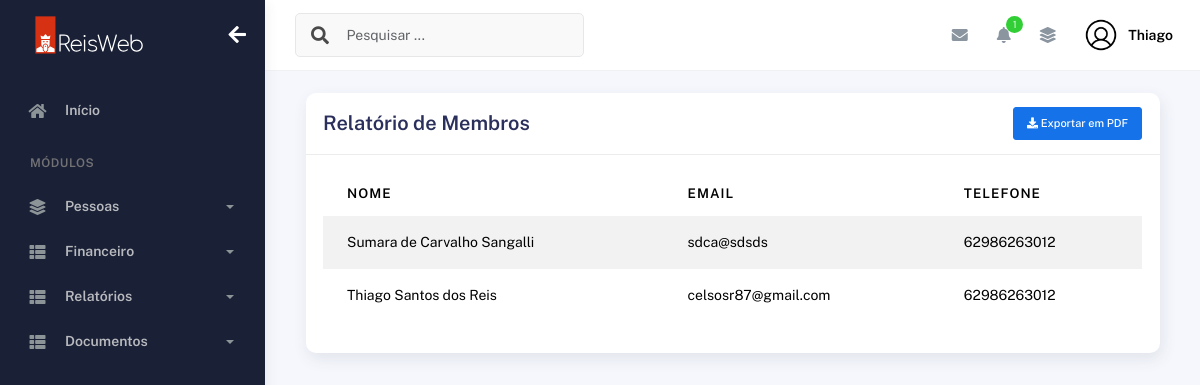
Page /relatorios/membrosrel/ (signed in) on the earlier database version.
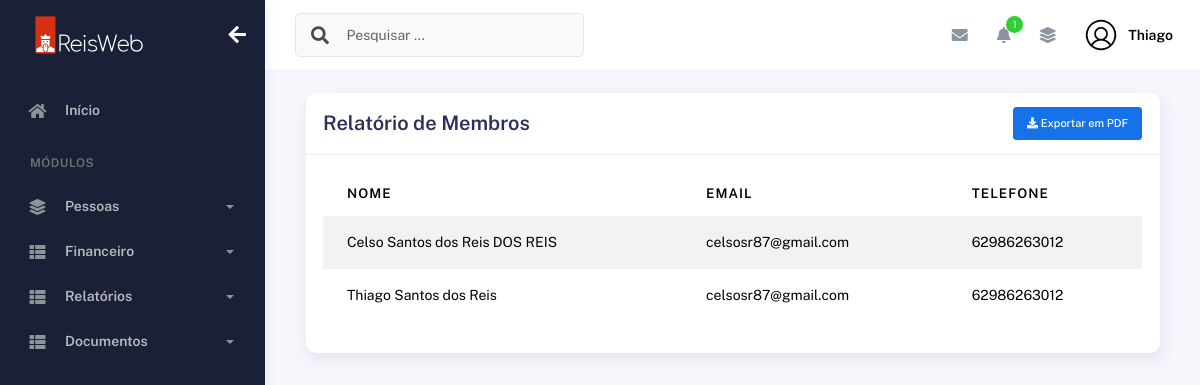
Same page on the later database version.
### plataformaigreja/models.py (models this page shows, shortened)
class Membros(models.Model):
    choices_sexo = (('F', 'Feminino'),
                    ('M', 'Masculino'))
    choices_cargo = (('A', 'Auxiliar'),
                     ('C', 'Congregado'),
                     ('Cr', 'Crianças'),
                     ('Da', 'Diaconisa'),
                     ('D', 'Diácono'),
                     ('E', 'Evangelista'),
                     ('J', 'Jovem'),
                     ('Mb', 'Membro'),
                     ('Mi', 'Missionário(a)'),
                     ('Pr', 'Pastor'),
                     ('P', 'Presbítero'))
    nome = models.CharField(max_length=50)
    sexo = models.CharField(max_length=1, choices=choices_sexo)
    cpf = models.CharField(max_length=20, blank=True, null=True)
    email = models.EmailField(blank=True, null=True)
    telefone = models.CharField(max_length=19, blank=True, null=True)
    endereco = models.CharField(max_length=100, blank=True, null=True)
    foto = models.ImageField(upload_to="img_membros", null=True, blank=True)
    data_nascimento = models.DateField(null=True, blank=True)
    data_batismo = models.DateField(null=True, blank=True)
    cargo = models.CharField(max_length=2, choices=choices_cargo)
    pastor = models.ForeignKey(
        User,
        on_delete=models.CASCADE
    )

### plataformarelatorios/views.py (the view)
# urls.py: path('membrosrel/', visualizar_relatorio_membros, name='visualizar_relatorio_membros'),
@login_required(login_url='/usuarios/login')
def visualizar_relatorio_membros(request):
    membros = Membros.objects.filter(pastor=request.user).order_by("nome")
    return render(request, 'relatorio_membros.html', {'membros': membros})

### plataformarelatorios/templates/relatorio_membros.html (shortened to what this page needs)
{% extends "bases/base_plataformaigreja.html" %}
{% load static %}
{% block 'conteudo' %}
  <div class="container">
    <div class="page-inner">
      <div class="col-md-12">
        <div class="card">
            <div class="card-header">
                <div class="d-flex align-items-center">
                    <h4 class="card-title">Relatório de Membros</h4>
                    <a href="{% url 'gerar_relatorio_membros' %}" class="btn-round ms-auto">
                        <button class="btn btn-primary btn-sm ms-auto"> <i class="fa fa-download"></i> Exportar em PDF</button>
                    </a>
                </div>
            </div>
            <div class="card-body">
                <div class="table-responsive">
                    <table
                    id="add-row"
                    class="display table table-striped table-hover"
                    >
                    <thead>
                        <tr>
                        <th>Nome</th>
                        <th>Email</th>
                        <th>Telefone</th>
                        </tr>
                    </thead>
                    <tbody>
                        {% for membro in membros %}
                        <tr>
                            <td>{{ membro.nome }}</td>
                            <td>{{ membro.email }}</td>
                            <td>{{ membro.telefone }}</td>
                        </tr>
                        {% empty %}
                        <tr>
                            <td colspan="3" class="text-center">Nenhum membro cadastrado!</td>
                        </tr>
                        {% endfor %}
                    </tbody>
                    </table>
                </div>
            </div>
        </div>
    </div>
            </div>
          </div>
        </div>
      </div>
    </div>
{% endblock %}

Differences in the rows shown:
removed Membros: nome "Sumara de Carvalho Sangalli", email "sdca@sdsds", telefone "62986263012"
added Membros: nome "Celso Santos dos Reis DOS REIS", email "celsosr87@gmail.com", telefone "62986263012"
